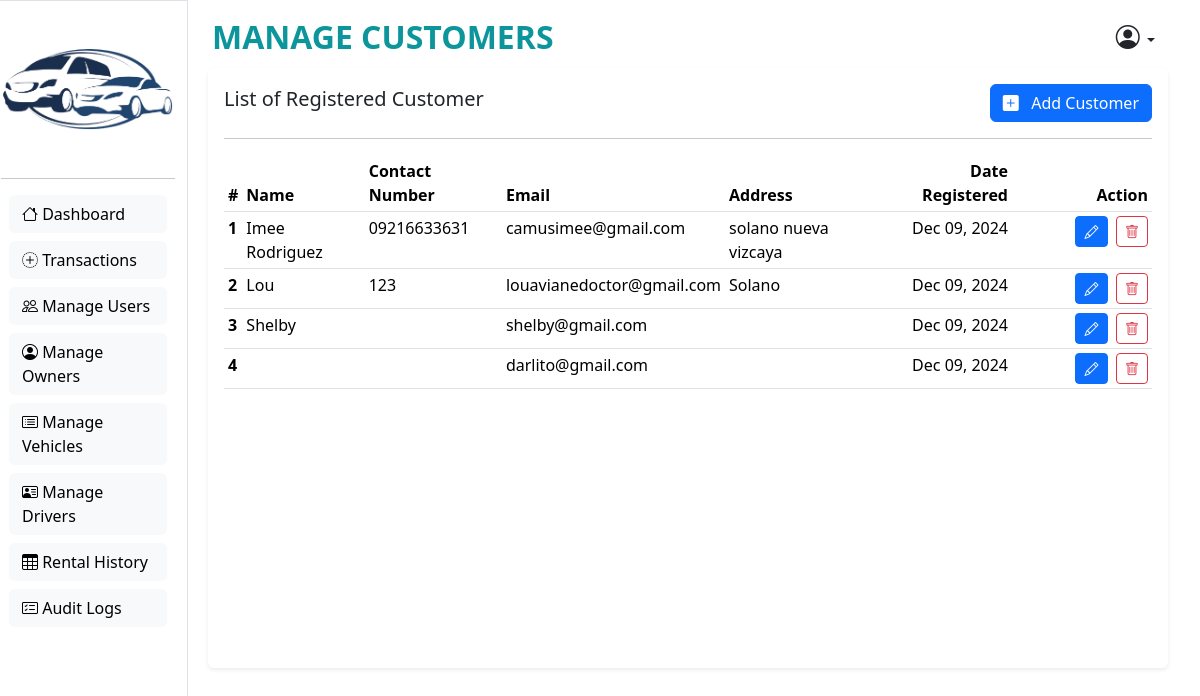
The app's page /admin/manage-customer.php with its own data.
### tables this page shows
CREATE TABLE `tbl_customer` (
  `CustomerID` int(11) NOT NULL,
  `Name` varchar(255) DEFAULT NULL,
  `ContactNumber` varchar(255) DEFAULT NULL,
  `Email` varchar(255) DEFAULT NULL,
  `Address` varchar(255) DEFAULT NULL,
  `Username` varchar(255) DEFAULT NULL,
  `Password` varchar(255) DEFAULT NULL,
  `CreatedAt` timestamp NOT NULL DEFAULT current_timestamp() ON UPDATE current_timestamp()
);

### admin/manage-customer.php (the view, shortened to what this page needs)
<!DOCTYPE html>
<html lang="en">
<head>
  <link href="https://cdn.jsdelivr.net/npm/bootstrap@5.3.3/dist/css/bootstrap.min.css" rel="stylesheet"
>
  <link rel="stylesheet" href="https://cdn.jsdelivr.net/npm/bootstrap-icons@1.11.3/font/bootstrap-icons.min.css">
  <link rel="stylesheet" href="../styles.css">
</head>
<body class="overflow-x-hidden">
  <main style="height: 100vh; width: 100%;" class="row">
    <?php include "sidebar.php"; ?>
    <section class="col bg-tertiary">
      <nav class="navbar" style="height: 60px;">
        <div class="container-fluid d-flex justify-content-between align-items-center">
          <span class="navbar-brand mb-0 text-uppercase text-primary fw-bolder fs-2">Manage Customers</span>
          <div class="btn-group">
            <button type="button" class="btn btn-sm dropdown-toggle" data-bs-toggle="dropdown" aria-expanded="false">
              <i class="bi bi-person-circle fs-4"></i>
            </button>
          </div>
        </div>
      </nav>
      <div class="card m-2 shadow-sm border-0 h-75">
        <div class="card-body">
          <div class="d-flex justify-content-between align-items-center">
            <h5 class="card-title">List of Registered Customer</h5>
            <button type="button" class="btn btn-primary" style="min-width: 120px;" data-bs-toggle="modal"
              data-bs-target="#addCustomerModal">
              <i class="bi bi-plus-square-fill"></i>
              &nbsp;&nbsp;Add Customer
            </button>
          </div>
          <hr>
          <?php
          include("../connection.php");
          $customerTblSql = "SELECT * FROM tbl_customer";
          $customerTblResult = mysqli_query($con, $customerTblSql);
          ?>
          <table class="table table-hover table-sm">
            <thead>
              <tr>
                <th scope="col">#</th>
                <th scope="col">Name</th>
                <th scope="col">Contact Number</th>
                <th scope="col">Email</th>
                <th scope="col">Address</th>
                <th scope=" col" class="text-end">Date Registered</th>
                <th scope="col" class="text-end">Action</th>
              </tr>
            </thead>
            <tbody>
              <?php
              $count = 0;
              if (mysqli_num_rows($customerTblResult) > 0) {
                while ($row = mysqli_fetch_array($customerTblResult)) {
                  $count++;
              ?>
                  <tr style="cursor: pointer;">
                    <th scope="row"><?= $count; ?></th>
                    <td><?= $row['Name'] ?></td>
                    <td><?= $row['ContactNumber'] ?></td>
                    <td><?= $row['Email'] ?></td>
                    <td><?= $row['Address'] ?></td>
                    <td class="text-end">
                      <?php $date = new DateTime($row['CreatedAt']);
                      echo date_format($date, "M d, Y"); ?>
                    </td>
                    <td class="text-end" style="width: 140px;">
                      <div class="d-flex justify-content-end gap-2">
                        <button type="button" class="btn btn-sm btn-primary w-25" data-bs-toggle="modal"
                          data-bs-target="#editCustomerModal<?= $row["CustomerID"] ?>">
                          <i class="bi bi-pencil"></i>
                        </button>
                        <form action="../functions.php" method="post">
                          <button type="submit" name="deleteCustomerBtn" class="btn btn-sm btn-outline-danger"><i
                              class="bi bi-trash"></i>
                          </button>
                        </form>
                      </div>
                    </td>
                  </tr>
                <?php
                }
              }
              ?>
            </tbody>
          </table>
        </div>
      </div>
    </section>
  </main>
</body>
</html>

### styles.css (style rules this page uses)
.text-primary { color: #0c969c !important; }

### records on screen
tbl_customer: Name "Imee Rodriguez", ContactNumber "09216633631", Email "camusimee@gmail.com", Address "solano nueva vizcaya", CreatedAt "Dec 09, 2024"
tbl_customer: Name "Lou", ContactNumber "123", Email "louavianedoctor@gmail.com", Address "Solano", CreatedAt "Dec 09, 2024"
tbl_customer: Name "Shelby", Email "shelby@gmail.com", CreatedAt "Dec 09, 2024"
tbl_customer: Email "darlito@gmail.com", CreatedAt "Dec 09, 2024"
